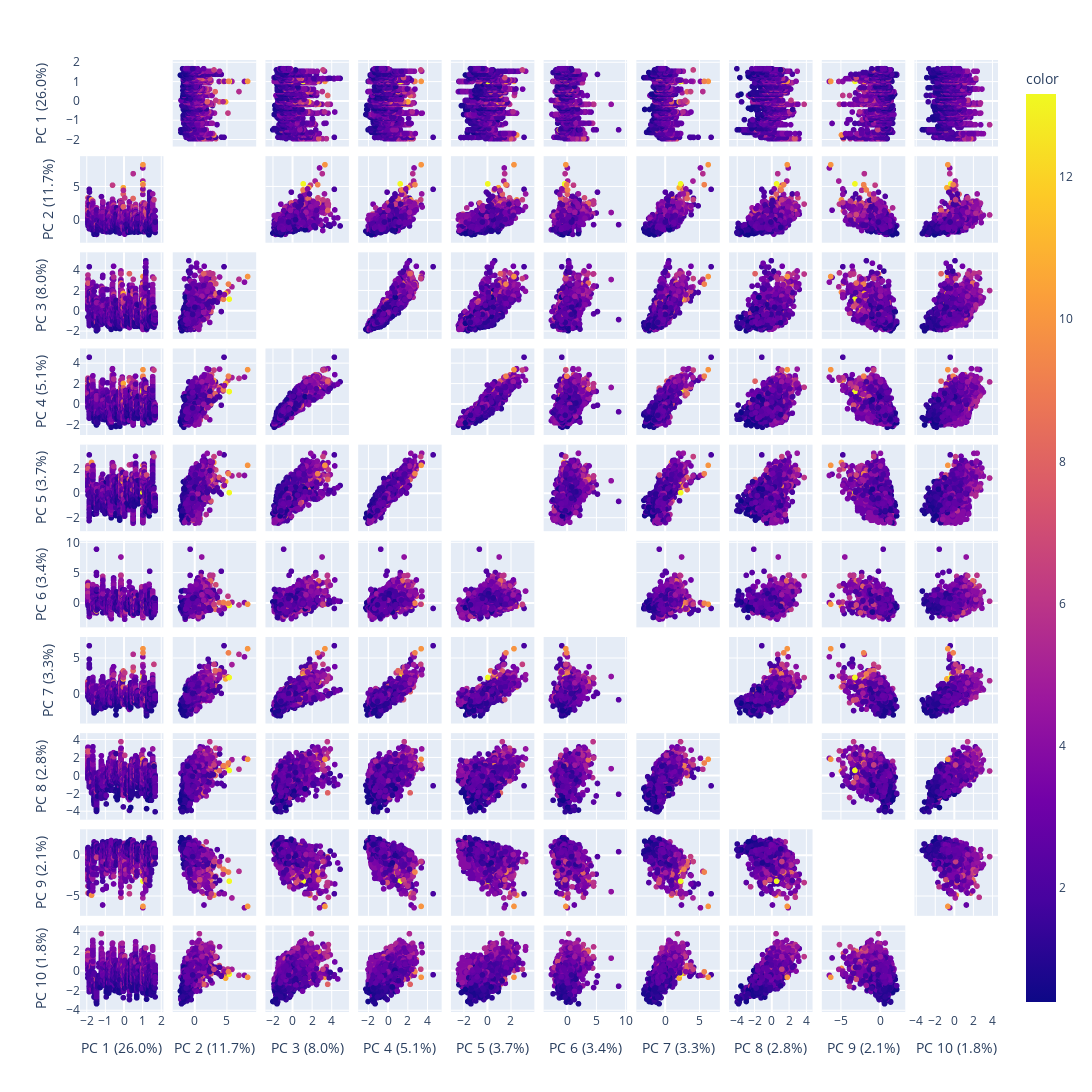

Notebook cell for this chart:
### Code cell
labels = {str(i): f"PC {i+1} ({var:.1f}%)" for i, var in enumerate(pca.explained_variance_ratio_ * 100)}

px.scatter_matrix(X_scaled,
                  labels=labels,
                  dimensions=range(10),
                  color=df['MV_Mortality_Rate'],
                  width=1_500,
                  height=1_500
                 ).update_traces(diagonal_visible=False)

### Figure 1 — Plotly figure (JSON) as saved in the notebook; plotly's stock layout.template omitted (floating-point values rounded to 4 significant figures; data arrays with more than 128 entries replaced by an {"elided": "..."} marker saying what was removed)
{"data": [{"diagonal": {"visible": false}, "dimensions": [{"axis": {"matches": true}, "label": "PC 1 (26.0%)", "values": {"elided": "3142 float values"}}, {"axis": {"matches": true}, "label": "PC 2 (11.7%)", "values": {"elided": "3142 float values"}}, {"axis": {"matches": true}, "label": "PC 3 (8.0%)", "values": {"elided": "3142 float values"}}, {"axis": {"matches": true}, "label": "PC 4 (5.1%)", "values": {"elided": "3142 float values"}}, {"axis": {"matches": true}, "label": "PC 5 (3.7%)", "values": {"elided": "3142 float values"}}, {"axis": {"matches": true}, "label": "PC 6 (3.4%)", "values": {"elided": "3142 float values"}}, {"axis": {"matches": true}, "label": "PC 7 (3.3%)", "values": {"elided": "3142 float values"}}, {"axis": {"matches": true}, "label": "PC 8 (2.8%)", "values": {"elided": "3142 float values"}}, {"axis": {"matches": true}, "label": "PC 9 (2.1%)", "values": {"elided": "3142 float values"}}, {"axis": {"matches": true}, "label": "PC 10 (1.8%)", "values": {"elided": "3142 float values"}}], "hovertemplate": "%{xaxis.title.text}=%{x}<br>%{yaxis.title.text}=%{y}<br>color=%{marker.color}<extra></extra>", "legendgroup": "", "marker": {"color": {"elided": "3142 float values"}, "coloraxis": "coloraxis", "symbol": "circle"}, "name": "", "showlegend": false, "type": "splom"}], "layout": {"coloraxis": {"colorbar": {"title": {"text": "color"}}, "colorscale": [[0, "#0d0887"], [0.1111, "#46039f"], [0.2222, "#7201a8"], [0.3333, "#9c179e"], [0.4444, "#bd3786"], [0.5556, "#d8576b"], [0.6667, "#ed7953"], [0.7778, "#fb9f3a"], [0.8889, "#fdca26"], [1, "#f0f921"]]}, "dragmode": "select", "height": 1500, "legend": {"tracegroupgap": 0}, "margin": {"t": 60}, "width": 1500}}
